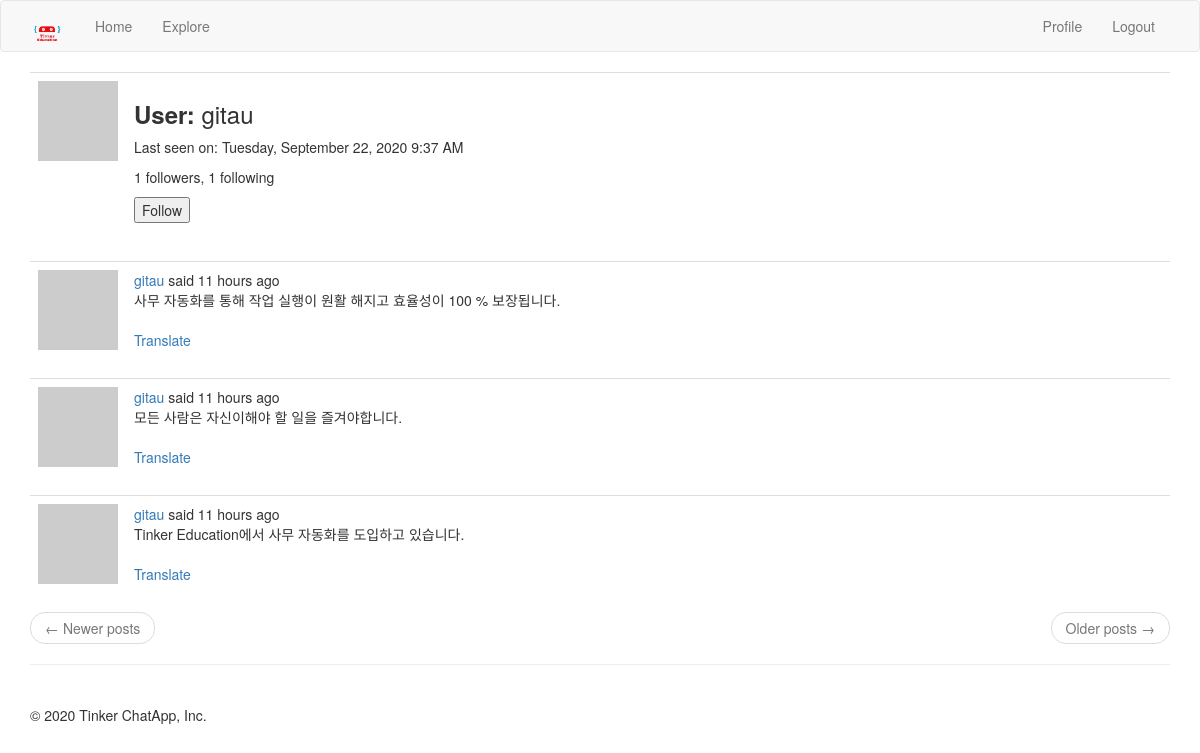
The page /profile/gitau (signed in) on the database its author committed.
### app/models.py (models this page shows, shortened)
class User( UserMixin ,db.Model):
    id = db.Column(db.Integer, primary_key = True)
    username = db.Column(db.String(64), unique = True, index = True)
    email = db.Column(db.String(120), unique = True, index = True)
    password_hash = db.Column(db.String(128))
    posts = db.relationship('Post', backref = 'author', lazy = 'dynamic')
    about_me = db.Column(db.String(140))
    last_seen = db.Column(db.DateTime, default = datetime.utcnow)
    followed = db.relationship(
        'User',
        secondary = followers,
        primaryjoin = (followers.c.follower_id == id),
        secondaryjoin = (followers.c.followed_id == id),
        backref = db.backref('followers', lazy = 'dynamic'),
        lazy = 'dynamic'
    )
    def avatar(self, size):
        digest = md5(self.email.lower().encode('utf-8')).hexdigest()
        return 'https://www.gravatar.com/avatar/{}?d=identicon&s={}'.format(digest, size)
    def is_following(self, user):
        return self.followed.filter(followers.c.followed_id == user.id).count() > 0

class Post(db.Model):
    id = db.Column(db.Integer, primary_key = True)
    body = db.Column(db.String(140))
    timestamp = db.Column(db.DateTime, index = True, default = datetime.utcnow)
    user_id = db.Column(db.Integer, db.ForeignKey('user.id'))
    language = db.Column(db.String(5))

### app/routes.py (the view)
@app.route('/profile/<username>')
@login_required
def profile(username):
    user = User.query.filter_by(username = username).first_or_404()
    form = EmptyForm()
    page = request.args.get('page', 1, type=int)
    posts = user.posts.order_by(Post.timestamp.desc()).paginate(
        page, app.config['POSTS_PER_PAGE'], False
    )
    next_url = url_for('profile', username = username, page = posts.next_num) \
        if posts.has_next else None
    prev_url = url_for('profile', username = username, page = posts.prev_num) \
        if posts.has_prev else None
    return render_template('profile.html', title = 'Profile', user = user, form = form, posts = posts.items, next_url = next_url, prev_url = prev_url)

### app/forms.py
class EmptyForm(FlaskForm):
    submit = SubmitField('Submit')

### app/models.py (called while the page is built)
@login.user_loader
def load_user(id):
    return User.query.get(int(id))

### app/routes.py (called while the page is built)
@app.before_request
def before_request():
    if current_user.is_authenticated:
        current_user.last_seen = datetime.utcnow()
        db.session.commit()
    g.locale = str(get_locale())

### app/templates/profile.html (shortened to what this page needs)
{% extends 'base.html' %}
{% import 'bootstrap/wtf.html' as wtf %}
{% block app_content %}
    <table class="table">
        <tr valign = 'top'>
            <td width = '70px'>
                <img src="{{ user.avatar(128) }}">
            </td>
            <td>
                <h3><b>{{ _('User') }}: </b>{{ user.username }}</h3>
                {% if user.last_seen %}<p>{{ _('Last seen on') }}: {{ moment(user.last_seen).format('LLLL') }}</p>{% endif %}
                <p>{{ user.followers.count() }} followers, {{ user.followed.count() }} following</p>
                {% if user == current_user %}
                    <a href="{{ url_for('edit_profile') }}">{{ _('Edit Your Profile') }}</a>
                {% elif not current_user.is_following(user) %}
                    <p>
                        <form action="{{ url_for('follow', username = user.username) }}" method="POST">
                            {{ form.submit(value='Follow') }}
                        </form>
                    </p>
                {% endif %}
            </td>
        </tr>
    </table>
    {% for post in posts %}
        {% include '_posts.html' %}
    {% endfor %}
    <nav aria-label="...">
        <ul class="pager">
            <li class="previous{% if not prev_url %} disabled{% endif %}">
                <a href="{{ prev_url or '#' }}">
                    <span aria-hidden="true">&larr;</span> Newer posts
                </a>
            </li>
            <li class="next{% if not next_url %} disabled{% endif %}">
                <a href="{{ next_url or '#' }}">
                    Older posts <span aria-hidden="true">&rarr;</span>
                </a>
            </li>
        </ul>
    </nav>
{% endblock %}

### app/templates/_posts.html (shortened to what this page needs)
<table class="table table-hover">
    <tr valign = 'top'>
        <td width="70px">
            <a href="{{ url_for('profile', username=post.author.username) }}">
                <img src="{{ post.author.avatar(36) }}" />
            </a>
        </td>
        <td>
            {{ _('%(username)s said %(when)s',
                username=user_link, when=moment(post.timestamp).fromNow()) }}
            <br>
            <span id="post{{ post.id }}">{{ post.body }}</span>
            {% if post.language and post.language != g.locale %}
                <br><br>
                <span id="translation{{ post.id }}">
                    <a href="javascript:translate(
                                '#post{{ post.id }}',
                                '#translation{{ post.id }}',
                                '{{ post.language }}',
                                '{{ g.locale }}');">{{ _('Translate') }}</a>
                </span>
            {% endif %}
        </td>
    </tr>
</table>

### rows shown on the page
User: username "gitau", last_seen "Tuesday, September 22, 2020 9:37 AM"
Post: body "사무 자동화를 통해 작업 실행이 원활 해지고 효율성이 100 % 보장됩니다."
Post: body "모든 사람은 자신이해야 할 일을 즐겨야합니다."
Post: body "Tinker Education에서 사무 자동화를 도입하고 있습니다."

### other values the page prints
{{ user.followers.count() }} "1"
{{ user.followed.count() }} "1"
{{ moment().format('YYYY') }} "2020"
